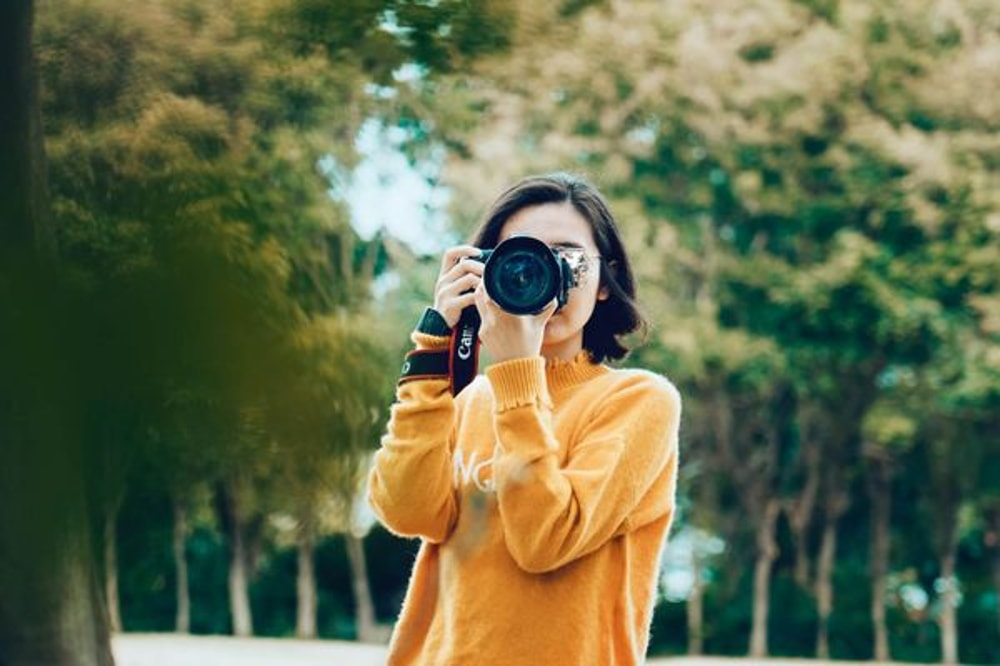
#> input picture 01 Basics/Images/free-images.jpg, 1000 x 666 px
$ python '02 opencv_masking.py'
#> lines starting #> are read from the running program, lines starting #| are printed output that depends on the picture; after the words box and inside, x2 and y2 are one past the last pixel; in counts of white or black regions, pixels touching at a corner belong together
# import the necessary packages
import numpy as np
import argparse
import cv2

# construct the argument parser and parse the arguments
ap = argparse.ArgumentParser()
ap.add_argument("-i", "--image", type=str, default="./Images/free-images.jpg",
                help="path to the input image")
args = vars(ap.parse_args())

# load the original input image and display it to out screen
image = cv2.imread(args["image"])
#> image is the input picture: shape (666, 1000, 3); mean B, G, R 75.7, 108.2, 100.7
cv2.imshow("Original", image)

# a mask is the same size as our image, but has only two pixel
# values, 0 and 255 -- pixels with a value of 0 (background) are
# ignored in the original image while mask pixels with a value of
# 255 (foreground) are allowed to be kept
mask = np.zeros(image.shape[:2], dtype="uint8")
cv2.rectangle(mask, (360, 150), (720, 450), 255, -1)
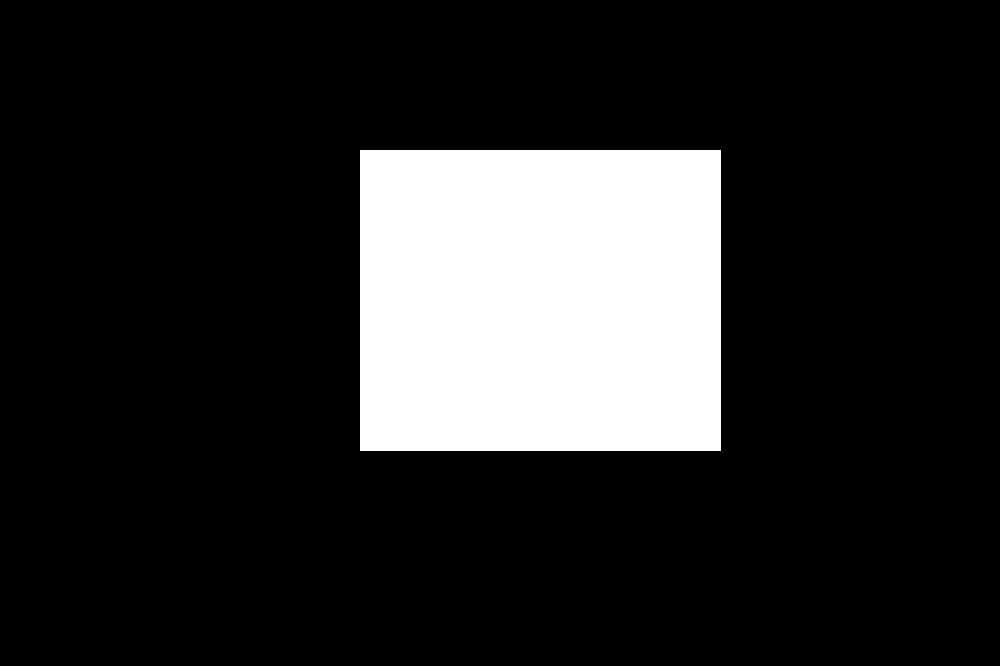
#> mask: shape (666, 1000); 16.3% white; 1 white region, box (x1, y1, x2, y2) and area: (360, 150, 721, 451) 108661
cv2.imshow("Rectangular Mask", mask)

# apply out mask -- notice how only the person in the image is
# cropped our
masked = cv2.bitwise_and(image, image, mask=mask)
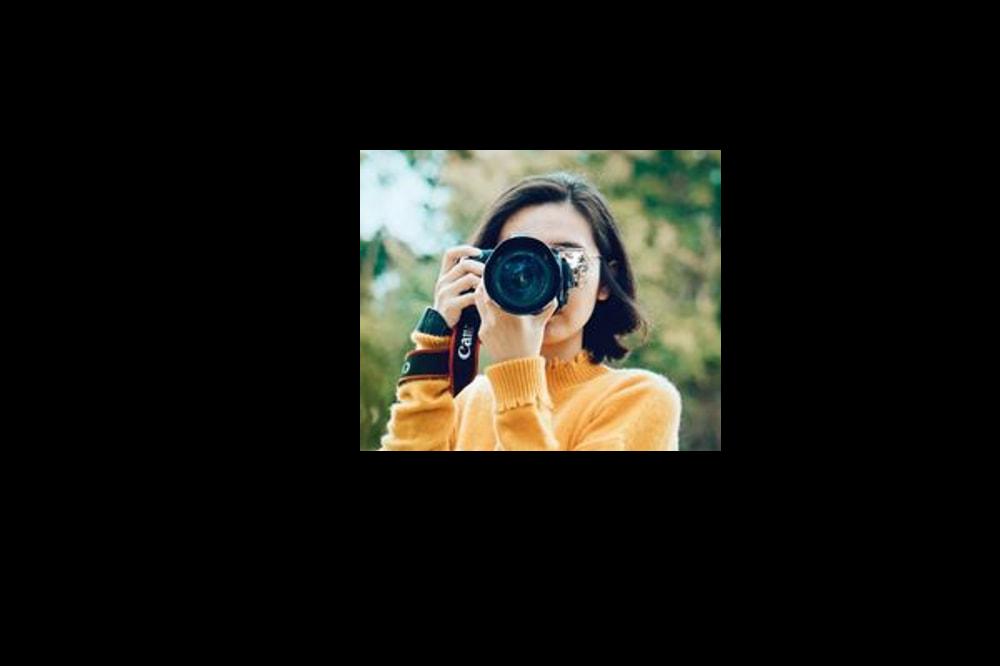
#> masked: shape (666, 1000, 3); mean B, G, R 18.9, 23.7, 24.4
cv2.imshow("Mask Applied to Image", masked)
cv2.waitKey(0)

# now, let's make a circular mask with a radius of 100 pixels and
# apply the mask again
mask = np.zeros(image.shape[:2], dtype="uint8")
cv2.circle(mask, (500, 250), 100, 255, -1)
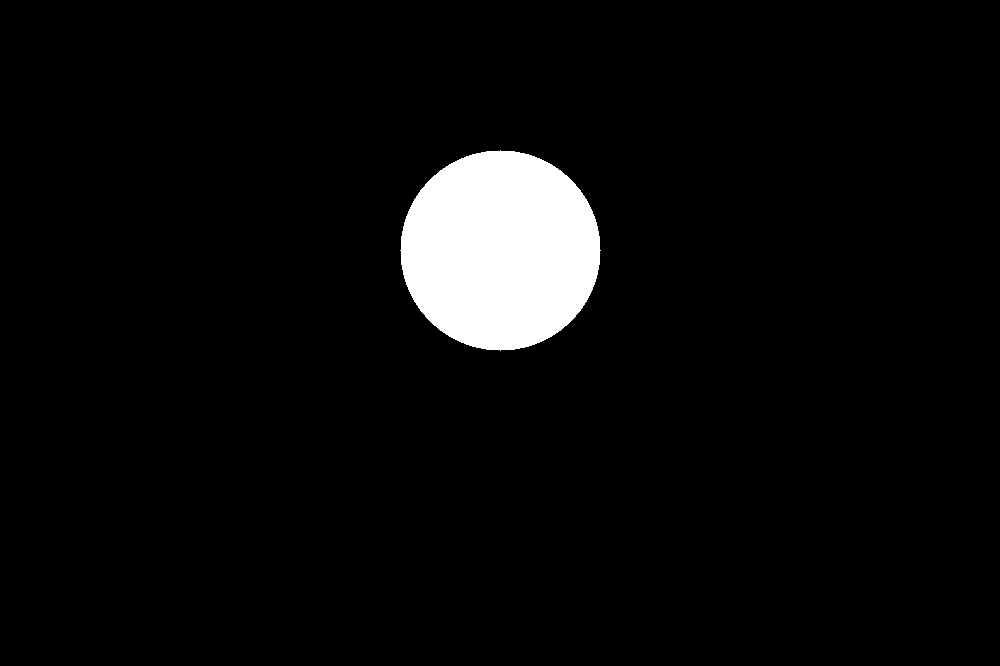
#> mask: shape (666, 1000); 4.7% white; 1 white region, box (x1, y1, x2, y2) and area: (400, 150, 601, 351) 31417
masked = cv2.bitwise_and(image, image, mask=mask)
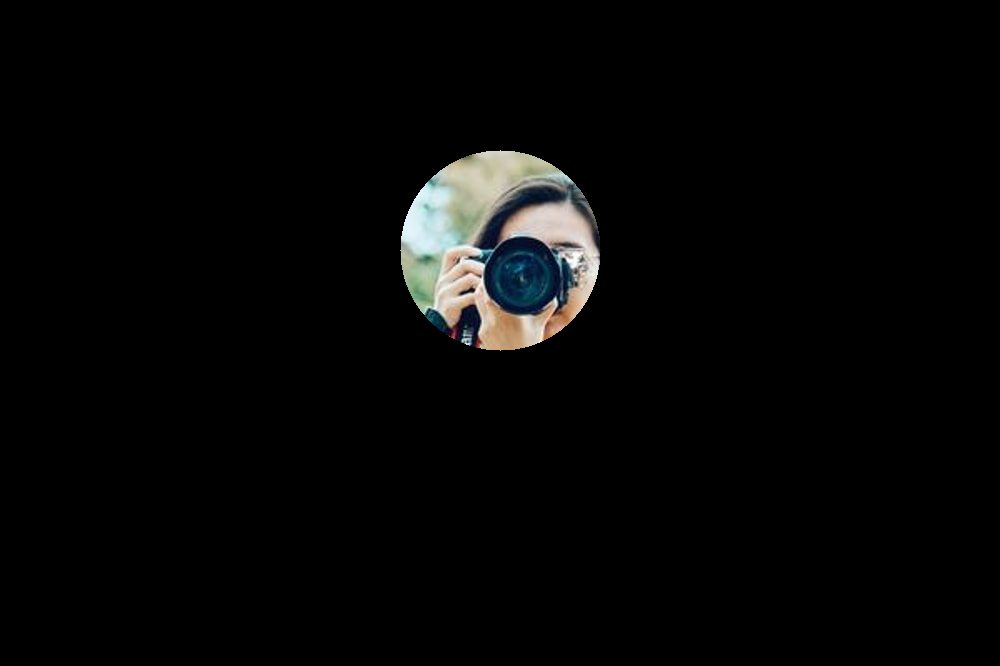
#> masked: shape (666, 1000, 3); mean B, G, R 6.5, 6.8, 6.7

# show the output images
cv2.imshow("Circular Mask", mask)
cv2.imshow("Mask Applied to Image", masked)
cv2.waitKey(0)
